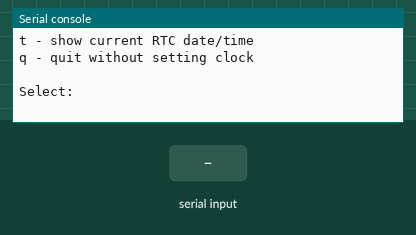
This program was run on a simulated Raspberry Pi Pico running MicroPython. On the bench: the last lines printed to the serial console. Inputs (shaded band) come from the test bench. The clock reads 2024-03-15 10:24:30 at power-on unless the program sets it; library files of the repository ran but are not shown: ds1307.py.

Above: at 1.2 s.
1.3 s: "m" typed at the serial console, then Enter
At 2.4 s:
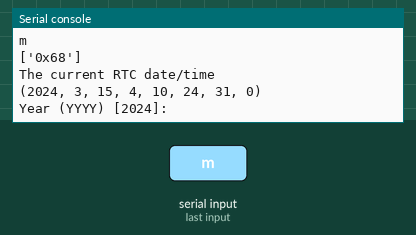
2.8 s: "5" typed at the serial console, then Enter
At 3.1 s:
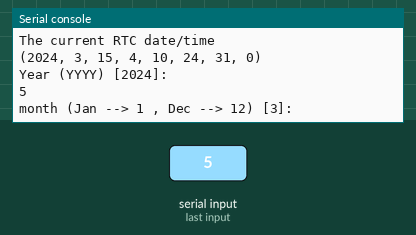
4.3 s: "90" typed at the serial console, then Enter
At 5.5 s:
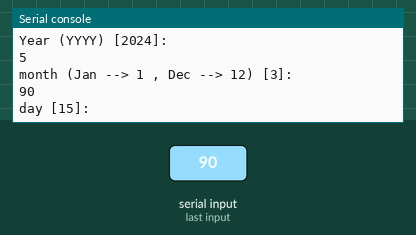
5.8 s: "200" typed at the serial console, then Enter
At 6.6 s:
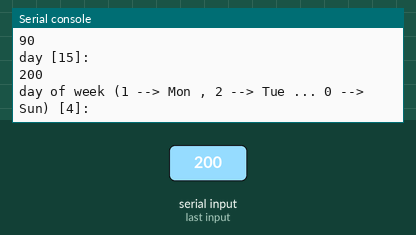
7.3 s: "5" typed at the serial console, then Enter
At 7.8 s:
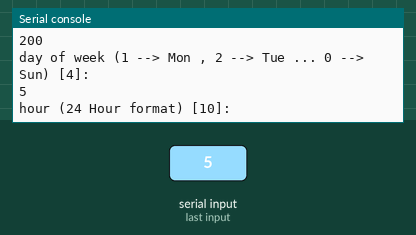
8.8 s: "90" typed at the serial console, then Enter
At 10.1 s:
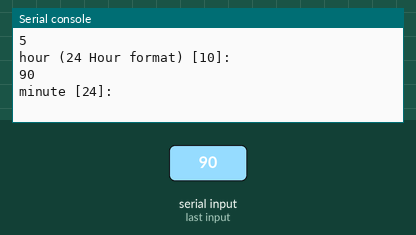
Timing chart, 0 to 11.3 s (numbered marks = the images above; inputs shaded):
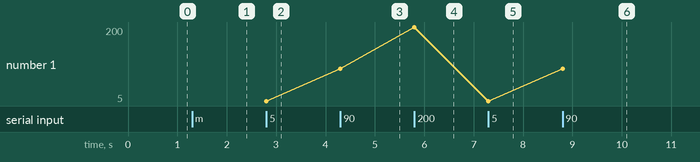

Measured:
- after the input at 1.3 s, the serial console: prints a new line at once (image 1)
- after the input at 2.8 s, the serial console: prints a new line at once (image 2)
- after the input at 4.3 s, the serial console: prints a new line at once (image 3)
- after the input at 5.8 s, the serial console: prints a new line at once (image 4)
- after the input at 7.3 s, the serial console: prints a new line at once (image 5)
- after the input at 8.8 s, the serial console: prints a new line at once (image 6)
- plotted number 1: 5 → 90 after the input at 4.3 s, 90 → 200 after the input at 5.8 s, 200 → 5 after the input at 7.3 s, 5 → 90 after the input at 8.8 s

The program:

set_rtc.py
```python
# (licence header left out)
from machine import I2C, Pin
from ds1307 import DS1307
import utime


def console_input(prompt, default):
    """
    Console input with a default value
    :param prompt: Input prompt
    :param default: Returned value if use types enter with no value
    :return: Input or default value as a string
    """
    ci = input(f"{prompt} [{default}]: ")
    if ci == "":
        ci = default
    return ci


def set_rtc():
    i2c_rtc = None
    rtc = None
    default_id = 1
    default_scl = 7
    default_sda = 6

    done = False
    while not done:
        print("")
        print("------------------")
        print("DS1307 RTC Utility")
        print("------------------")
        print("c - configure RTC I2C")
        print("m - set the RTC from manual input")
        print("s - set the RTC from the current Pico machine time")
        print("t - show current RTC date/time")
        print("q - quit without setting clock")
        print("")
        action = input("Select: ")

        if action.lower() in ["m", "s", "t"] and rtc is None:
            # Must be configured for the actual DS1307 RTC wiring
            i2c_rtc = I2C(default_id, scl=Pin(default_scl), sda=Pin(default_sda), freq=100000)

            result = I2C.scan(i2c_rtc)
            xresult = [hex(x) for x in result]
            print(xresult)

            rtc = DS1307(i2c_rtc)
            print("The current RTC date/time")
            # The return value is an 8-tuple: (year, month, day, weekday 0=Sunday, hour, minute, second, microsecond)
            # This is close to the 7-tuple returned by datetime.datetime.now() which does not include weekday.
            try:
                now_rtc = rtc.datetime()
                print(now_rtc)
                # Set the defaults for manual input
                year = now_rtc[0]
                month = now_rtc[1]
                day = now_rtc[2]
                dow = now_rtc[3]
                hour = now_rtc[4]
                minute = now_rtc[5]
                second = now_rtc[6]
                usecond = now_rtc[7]
            except Exception as ex:
                print("An exception occurred while attempting to get the current time from the DS1307")
                print("The likely cause of this error is no DS1307.")
                print(ex)
                del rtc
                del i2c_rtc
                raise ex

        if action.lower() == 'm':
            year = int(console_input("Year (YYYY)", year))
            month = int(console_input("month (Jan --> 1 , Dec --> 12)", month))
            day = int(console_input("day", day))
            dow = int(console_input("day of week (1 --> Mon , 2 --> Tue ... 0 --> Sun)", dow))
            hour = int(console_input("hour (24 Hour format)", hour))
            minute = int(console_input("minute", minute))
            second = int(console_input("second", second))

            # Form the 8-tuple for the specified date/time
            now = (year, month, day, dow, hour, minute, second, 0)
            print("The time to be set is: ", now)
            input("Press enter to set RTC")

            # Set the RTC
            print("Setting the RTC")
            rtc.datetime(now)

            print("The new value of the RTC is:")
            print(rtc.datetime())

            done = True
        elif action.lower() == "s":
            # NOTE: All times are local time. We do not use UTC time.
            # localtime() returns the following 8-tuple:
            # (year, month, mday, hour, minute, second, weekday 0=Monday, yearday)
            lt = utime.localtime()
            # The 8-tuple for the specified date/time:
            # year,month,day,dayofweek 0=Sunday,hour,minute,second,microsecond
            # Note the conversion of day-of-week.
            dow_cnv = [1, 2, 3, 4, 5, 6, 0]
            now = (lt[0], lt[1], lt[2], dow_cnv[lt[6]], lt[3], lt[4], lt[5], 0)

            print("Setting the RTC from Pico time")
            rtc.datetime(now)

            print("The new value of the RTC is:")
            print(rtc.datetime())

            done = True
        elif action.lower() == "c":
            # Configure I2C
            print("-------------------------------------------------")
            print("Configure the I2C port where the RTC is connected")
            print("-------------------------------------------------")
            print("Possible I2C configurations")
            valid_configurations = [
                (0, 0, 1),
                (0, 4, 5),
                (0, 8, 9),
                (0, 12, 13),
                (0, 16, 17),
                (0, 20, 21),
                (1, 2, 3),
                (1, 6, 7),
                (1, 10, 11),
                (1, 14, 15),
                (1, 18, 19),
                (1, 26, 27)
            ]
            selection = 0
            print("Select\tSDA/SCL\tId")
            for s in valid_configurations:
                print(f"{selection} - \t{s[1]}/{s[2]}\t{s[0]}")
                selection += 1
            try:
                selection = int(input("Selection (0-11): "))
                if selection < 0 or selection > 11:
                    print("Invalid selection value")
                else:
                    # (id, SDA, SCL)
                    default_id = valid_configurations[selection][0]
                    default_sda = valid_configurations[selection][1]
                    default_scl = valid_configurations[selection][2]
                    print("")
                    print(f"I2C Id: {default_id}")
                    print(f"I2C SDA: {default_sda}")
                    print(f"I2C SCL: {default_scl}")
            except Exception:
                print("")
                print("Invalid selection value")
            done = False
        elif action.lower() == "t":
            print("The current RTC date/time")
            print(rtc.datetime())
            done = False
        else:
            print("RTC was not set")
            done = True

    if rtc is not None:
        del rtc
    if i2c_rtc is not None:
        del i2c_rtc


if __name__ == '__main__':
    set_rtc()
```
